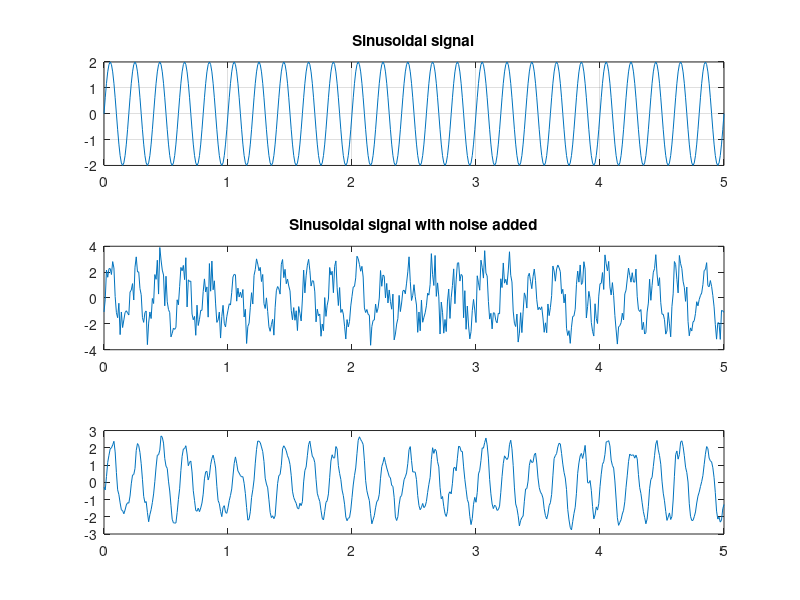

Recreate this plot in MATLAB. (Note: this script raises an error after producing the figure.)
clc;
clear all;
fs=100;                 
f=5;                     
t=5;                     
n=(0:1/fs:t);            
x=2*sin(2*pi*f*n);       
subplot(3,1,1)
plot(n,x)
grid on
title('Sinusoidal signal');
z=awgn(x,1);         
subplot(3,1,2)
plot(n,z)
title('Sinusoidal signal with noise added');
o=1;                
wc=2*pi*3.5/fs;          
[b,a]=butter(1,wc,'low'); 
iir=filter(b,a,z);
subplot(3,1,3)
plot(n,iir)
fvtool(b,a);   
%High - pass Filter
clc
clear all
fs=100;                  
f=5;                    
t=5;                     
n=[0:1/fs:t];            
x=2*sin(2*pi*f*n);      
subplot(3,1,1)
plot(n,x)
grid on
title('Sinusoidal signal');
z=awgn(x,1);          
subplot(3,1,2)
plot(n,z)
title('Sinusoidal signal with noise added');
o=1;              
wc=2*pi*3.5/fs;           
[b,a]=butter(1,wc,'high'); 
iir=filter(b,a,z);
subplot(3,1,3)
plot(n,iir)
fvtool(b,a);   
